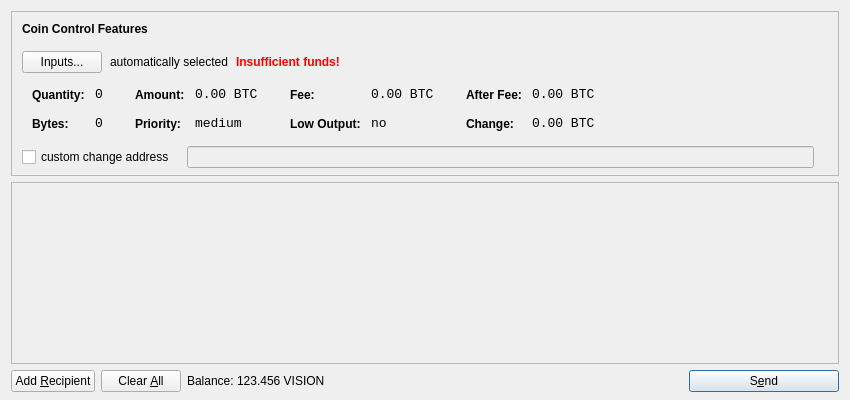
<?xml version="1.0" encoding="UTF-8"?>
<ui version="4.0">
 <class>SendCoinsDialog</class>
 <widget class="QDialog" name="SendCoinsDialog">
  <property name="geometry">
   <rect>
    <x>0</x>
    <y>0</y>
    <width>850</width>
    <height>400</height>
   </rect>
  </property>
  <property name="windowTitle">
   <string>Send Coins</string>
  </property>
  <layout class="QVBoxLayout" name="verticalLayout" stretch="0,1,0">
   <property name="bottomMargin">
    <number>8</number>
   </property>
   <item>
    <widget class="QFrame" name="frameCoinControl">
     <property name="sizePolicy">
      <sizepolicy hsizetype="Expanding" vsizetype="Expanding">
       <horstretch>0</horstretch>
       <verstretch>0</verstretch>
      </sizepolicy>
     </property>
     <property name="maximumSize">
      <size>
       <width>16777215</width>
       <height>16777215</height>
      </size>
     </property>
     <property name="frameShape">
      <enum>QFrame::StyledPanel</enum>
     </property>
     <property name="frameShadow">
      <enum>QFrame::Sunken</enum>
     </property>
     <layout class="QVBoxLayout" name="verticalLayoutCoinControl2">
      <property name="spacing">
       <number>-1</number>
      </property>
      <property name="leftMargin">
       <number>0</number>
      </property>
      <property name="topMargin">
       <number>0</number>
      </property>
      <property name="rightMargin">
       <number>0</number>
      </property>
      <property name="bottomMargin">
       <number>6</number>
      </property>
      <item>
       <layout class="QVBoxLayout" name="verticalLayoutCoinControl" stretch="0,0,0,0,1">
        <property name="spacing">
         <number>0</number>
        </property>
        <property name="leftMargin">
         <number>10</number>
        </property>
        <property name="topMargin">
         <number>10</number>
        </property>
        <item>
         <layout class="QHBoxLayout" name="horizontalLayoutCoinControl1">
          <property name="bottomMargin">
           <number>15</number>
          </property>
          <item>
           <widget class="QLabel" name="labelCoinControlFeatures">
            <property name="sizePolicy">
             <sizepolicy hsizetype="Preferred" vsizetype="Maximum">
              <horstretch>0</horstretch>
              <verstretch>0</verstretch>
             </sizepolicy>
            </property>
            <property name="font">
             <font>
              <weight>75</weight>
              <bold>true</bold>
             </font>
            </property>
            <property name="styleSheet">
             <string notr="true">font-weight:bold;</string>
            </property>
            <property name="text">
             <string>Coin Control Features</string>
            </property>
           </widget>
          </item>
         </layout>
        </item>
        <item>
         <layout class="QHBoxLayout" name="horizontalLayoutCoinControl2" stretch="0,0,0,0">
          <property name="spacing">
           <number>8</number>
          </property>
          <property name="bottomMargin">
           <number>10</number>
          </property>
          <item>
           <widget class="QPushButton" name="pushButtonCoinControl">
            <property name="styleSheet">
             <string notr="true"/>
            </property>
            <property name="text">
             <string>Inputs...</string>
            </property>
           </widget>
          </item>
          <item>
           <widget class="QLabel" name="labelCoinControlAutomaticallySelected">
            <property name="text">
             <string>automatically selected</string>
            </property>
            <property name="margin">
             <number>5</number>
            </property>
           </widget>
          </item>
          <item>
           <widget class="QLabel" name="labelCoinControlInsuffFunds">
            <property name="font">
             <font>
              <weight>75</weight>
              <bold>true</bold>
             </font>
            </property>
            <property name="styleSheet">
             <string notr="true">color:red;font-weight:bold;</string>
            </property>
            <property name="text">
             <string>Insufficient funds!</string>
            </property>
            <property name="margin">
             <number>5</number>
            </property>
           </widget>
          </item>
          <item>
           <spacer name="horizontalSpacerCoinControl">
            <property name="orientation">
             <enum>Qt::Horizontal</enum>
            </property>
            <property name="sizeHint" stdset="0">
             <size>
              <width>40</width>
              <height>1</height>
             </size>
            </property>
           </spacer>
          </item>
         </layout>
        </item>
        <item>
         <widget class="QWidget" name="widgetCoinControl" native="true">
          <property name="sizePolicy">
           <sizepolicy hsizetype="Preferred" vsizetype="Preferred">
            <horstretch>0</horstretch>
            <verstretch>0</verstretch>
           </sizepolicy>
          </property>
          <property name="minimumSize">
           <size>
            <width>0</width>
            <height>0</height>
           </size>
          </property>
          <property name="styleSheet">
           <string notr="true"/>
          </property>
          <layout class="QHBoxLayout" name="horizontalLayoutCoinControl5">
           <property name="margin">
            <number>0</number>
           </property>
           <item>
            <layout class="QHBoxLayout" name="horizontalLayoutCoinControl3" stretch="0,0,0,1">
             <property name="spacing">
              <number>20</number>
             </property>
             <property name="topMargin">
              <number>0</number>
             </property>
             <property name="bottomMargin">
              <number>10</number>
             </property>
             <item>
              <layout class="QFormLayout" name="formLayoutCoinControl1">
               <property name="horizontalSpacing">
                <number>10</number>
               </property>
               <property name="verticalSpacing">
                <number>14</number>
               </property>
               <property name="leftMargin">
                <number>10</number>
               </property>
               <property name="topMargin">
                <number>4</number>
               </property>
               <property name="rightMargin">
                <number>6</number>
               </property>
               <item row="0" column="0">
                <widget class="QLabel" name="labelCoinControlQuantityText">
                 <property name="styleSheet">
                  <string notr="true">font-weight:bold;</string>
                 </property>
                 <property name="text">
                  <string>Quantity:</string>
                 </property>
                 <property name="margin">
                  <number>0</number>
                 </property>
                </widget>
               </item>
               <item row="0" column="1">
                <widget class="QLabel" name="labelCoinControlQuantity">
                 <property name="font">
                  <font>
                   <family>Monospace</family>
                   <pointsize>10</pointsize>
                  </font>
                 </property>
                 <property name="cursor">
                  <cursorShape>IBeamCursor</cursorShape>
                 </property>
                 <property name="contextMenuPolicy">
                  <enum>Qt::ActionsContextMenu</enum>
                 </property>
                 <property name="text">
                  <string notr="true">0</string>
                 </property>
                 <property name="margin">
                  <number>0</number>
                 </property>
                 <property name="textInteractionFlags">
                  <set>Qt::LinksAccessibleByMouse|Qt::TextSelectableByKeyboard|Qt::TextSelectableByMouse</set>
                 </property>
                </widget>
               </item>
               <item row="1" column="0">
                <widget class="QLabel" name="labelCoinControlBytesText">
                 <property name="styleSheet">
                  <string notr="true">font-weight:bold;</string>
                 </property>
                 <property name="text">
                  <string>Bytes:</string>
                 </property>
                </widget>
               </item>
               <item row="1" column="1">
                <widget class="QLabel" name="labelCoinControlBytes">
                 <property name="font">
                  <font>
                   <family>Monospace</family>
                   <pointsize>10</pointsize>
                  </font>
                 </property>
                 <property name="cursor">
                  <cursorShape>IBeamCursor</cursorShape>
                 </property>
                 <property name="contextMenuPolicy">
                  <enum>Qt::ActionsContextMenu</enum>
                 </property>
                 <property name="text">
                  <string notr="true">0</string>
                 </property>
                 <property name="textInteractionFlags">
                  <set>Qt::LinksAccessibleByMouse|Qt::TextSelectableByKeyboard|Qt::TextSelectableByMouse</set>
                 </property>
                </widget>
               </item>
              </layout>
             </item>
             <item>
              <layout class="QFormLayout" name="formLayoutCoinControl2">
               <property name="horizontalSpacing">
                <number>10</number>
               </property>
               <property name="verticalSpacing">
                <number>14</number>
               </property>
               <property name="leftMargin">
                <number>6</number>
               </property>
               <property name="topMargin">
                <number>4</number>
               </property>
               <property name="rightMargin">
                <number>6</number>
               </property>
               <item row="0" column="0">
                <widget class="QLabel" name="labelCoinControlAmountText">
                 <property name="styleSheet">
                  <string notr="true">font-weight:bold;</string>
                 </property>
                 <property name="text">
                  <string>Amount:</string>
                 </property>
                 <property name="margin">
                  <number>0</number>
                 </property>
                </widget>
               </item>
               <item row="0" column="1">
                <widget class="QLabel" name="labelCoinControlAmount">
                 <property name="font">
                  <font>
                   <family>Monospace</family>
                   <pointsize>10</pointsize>
                  </font>
                 </property>
                 <property name="cursor">
                  <cursorShape>IBeamCursor</cursorShape>
                 </property>
                 <property name="contextMenuPolicy">
                  <enum>Qt::ActionsContextMenu</enum>
                 </property>
                 <property name="text">
                  <string notr="true">0.00 BTC</string>
                 </property>
                 <property name="textInteractionFlags">
                  <set>Qt::LinksAccessibleByMouse|Qt::TextSelectableByKeyboard|Qt::TextSelectableByMouse</set>
                 </property>
                </widget>
               </item>
               <item row="1" column="0">
                <widget class="QLabel" name="labelCoinControlPriorityText">
                 <property name="styleSheet">
                  <string notr="true">font-weight:bold;</string>
                 </property>
                 <property name="text">
                  <string>Priority:</string>
                 </property>
                </widget>
               </item>
               <item row="1" column="1">
                <widget class="QLabel" name="labelCoinControlPriority">
                 <property name="font">
                  <font>
                   <family>Monospace</family>
                   <pointsize>10</pointsize>
                  </font>
                 </property>
                 <property name="cursor">
                  <cursorShape>IBeamCursor</cursorShape>
                 </property>
                 <property name="contextMenuPolicy">
                  <enum>Qt::ActionsContextMenu</enum>
                 </property>
                 <property name="text">
                  <string>medium</string>
                 </property>
                 <property name="textInteractionFlags">
                  <set>Qt::LinksAccessibleByMouse|Qt::TextSelectableByKeyboard|Qt::TextSelectableByMouse</set>
                 </property>
                </widget>
               </item>
              </layout>
             </item>
             <item>
              <layout class="QFormLayout" name="formLayoutCoinControl3">
               <property name="horizontalSpacing">
                <number>10</number>
               </property>
               <property name="verticalSpacing">
                <number>14</number>
               </property>
               <property name="leftMargin">
                <number>6</number>
               </property>
               <property name="topMargin">
                <number>4</number>
               </property>
               <property name="rightMargin">
                <number>6</number>
               </property>
               <item row="0" column="0">
                <widget class="QLabel" name="labelCoinControlFeeText">
                 <property name="styleSheet">
                  <string notr="true">font-weight:bold;</string>
                 </property>
                 <property name="text">
                  <string>Fee:</string>
                 </property>
                 <property name="margin">
                  <number>0</number>
                 </property>
                </widget>
               </item>
               <item row="0" column="1">
                <widget class="QLabel" name="labelCoinControlFee">
                 <property name="font">
                  <font>
                   <family>Monospace</family>
                   <pointsize>10</pointsize>
                  </font>
                 </property>
                 <property name="cursor">
                  <cursorShape>IBeamCursor</cursorShape>
                 </property>
                 <property name="contextMenuPolicy">
                  <enum>Qt::ActionsContextMenu</enum>
                 </property>
                 <property name="text">
                  <string notr="true">0.00 BTC</string>
                 </property>
                 <property name="textInteractionFlags">
                  <set>Qt::LinksAccessibleByMouse|Qt::TextSelectableByKeyboard|Qt::TextSelectableByMouse</set>
                 </property>
                </widget>
               </item>
               <item row="1" column="0">
                <widget class="QLabel" name="labelCoinControlLowOutputText">
                 <property name="styleSheet">
                  <string notr="true">font-weight:bold;</string>
                 </property>
                 <property name="text">
                  <string>Low Output:</string>
                 </property>
                </widget>
               </item>
               <item row="1" column="1">
                <widget class="QLabel" name="labelCoinControlLowOutput">
                 <property name="font">
                  <font>
                   <family>Monospace</family>
                   <pointsize>10</pointsize>
                  </font>
                 </property>
                 <property name="cursor">
                  <cursorShape>IBeamCursor</cursorShape>
                 </property>
                 <property name="contextMenuPolicy">
                  <enum>Qt::ActionsContextMenu</enum>
                 </property>
                 <property name="text">
                  <string>no</string>
                 </property>
                 <property name="textInteractionFlags">
                  <set>Qt::LinksAccessibleByMouse|Qt::TextSelectableByKeyboard|Qt::TextSelectableByMouse</set>
                 </property>
                </widget>
               </item>
              </layout>
             </item>
             <item>
              <layout class="QFormLayout" name="formLayoutCoinControl4">
               <property name="horizontalSpacing">
                <number>10</number>
               </property>
               <property name="verticalSpacing">
                <number>14</number>
               </property>
               <property name="leftMargin">
                <number>6</number>
               </property>
               <property name="topMargin">
                <number>4</number>
               </property>
               <property name="rightMargin">
                <number>6</number>
               </property>
               <item row="0" column="0">
                <widget class="QLabel" name="labelCoinControlAfterFeeText">
                 <property name="styleSheet">
                  <string notr="true">font-weight:bold;</string>
                 </property>
                 <property name="text">
                  <string>After Fee:</string>
                 </property>
                 <property name="margin">
                  <number>0</number>
                 </property>
                </widget>
               </item>
               <item row="0" column="1">
                <widget class="QLabel" name="labelCoinControlAfterFee">
                 <property name="font">
                  <font>
                   <family>Monospace</family>
                   <pointsize>10</pointsize>
                  </font>
                 </property>
                 <property name="cursor">
                  <cursorShape>IBeamCursor</cursorShape>
                 </property>
                 <property name="contextMenuPolicy">
                  <enum>Qt::ActionsContextMenu</enum>
                 </property>
                 <property name="text">
                  <string notr="true">0.00 BTC</string>
                 </property>
                 <property name="textInteractionFlags">
                  <set>Qt::LinksAccessibleByMouse|Qt::TextSelectableByKeyboard|Qt::TextSelectableByMouse</set>
                 </property>
                </widget>
               </item>
               <item row="1" column="0">
                <widget class="QLabel" name="labelCoinControlChangeText">
                 <property name="styleSheet">
                  <string notr="true">font-weight:bold;</string>
                 </property>
                 <property name="text">
                  <string>Change:</string>
                 </property>
                </widget>
               </item>
               <item row="1" column="1">
                <widget class="QLabel" name="labelCoinControlChange">
                 <property name="font">
                  <font>
                   <family>Monospace</family>
                   <pointsize>10</pointsize>
                  </font>
                 </property>
                 <property name="cursor">
                  <cursorShape>IBeamCursor</cursorShape>
                 </property>
                 <property name="contextMenuPolicy">
                  <enum>Qt::ActionsContextMenu</enum>
                 </property>
                 <property name="text">
                  <string notr="true">0.00 BTC</string>
                 </property>
                 <property name="textInteractionFlags">
                  <set>Qt::LinksAccessibleByMouse|Qt::TextSelectableByKeyboard|Qt::TextSelectableByMouse</set>
                 </property>
                </widget>
               </item>
              </layout>
             </item>
            </layout>
           </item>
          </layout>
         </widget>
        </item>
        <item>
         <layout class="QHBoxLayout" name="horizontalLayoutCoinControl4" stretch="0,0,0">
          <property name="spacing">
           <number>12</number>
          </property>
          <property name="sizeConstraint">
           <enum>QLayout::SetDefaultConstraint</enum>
          </property>
          <property name="topMargin">
           <number>5</number>
          </property>
          <property name="rightMargin">
           <number>5</number>
          </property>
          <item>
           <widget class="QCheckBox" name="checkBoxCoinControlChange">
            <property name="text">
             <string>custom change address</string>
            </property>
           </widget>
          </item>
          <item>
           <widget class="QLineEdit" name="lineEditCoinControlChange">
            <property name="enabled">
             <bool>false</bool>
            </property>
            <property name="sizePolicy">
             <sizepolicy hsizetype="Expanding" vsizetype="Fixed">
              <horstretch>0</horstretch>
              <verstretch>0</verstretch>
             </sizepolicy>
            </property>
           </widget>
          </item>
          <item>
           <widget class="QLabel" name="labelCoinControlChangeLabel">
            <property name="sizePolicy">
             <sizepolicy hsizetype="Preferred" vsizetype="Expanding">
              <horstretch>0</horstretch>
              <verstretch>0</verstretch>
             </sizepolicy>
            </property>
            <property name="minimumSize">
             <size>
              <width>0</width>
              <height>0</height>
             </size>
            </property>
            <property name="text">
             <string/>
            </property>
            <property name="margin">
             <number>3</number>
            </property>
           </widget>
          </item>
         </layout>
        </item>
        <item>
         <spacer name="verticalSpacerCoinControl">
          <property name="orientation">
           <enum>Qt::Vertical</enum>
          </property>
          <property name="sizeHint" stdset="0">
           <size>
            <width>800</width>
            <height>1</height>
           </size>
          </property>
         </spacer>
        </item>
       </layout>
      </item>
     </layout>
    </widget>
   </item>
   <item>
    <widget class="QScrollArea" name="scrollArea">
     <property name="widgetResizable">
      <bool>true</bool>
     </property>
     <widget class="QWidget" name="scrollAreaWidgetContents">
      <property name="geometry">
       <rect>
        <x>0</x>
        <y>0</y>
        <width>830</width>
        <height>165</height>
       </rect>
      </property>
      <layout class="QVBoxLayout" name="verticalLayout_2">
       <property name="margin">
        <number>0</number>
       </property>
       <item>
        <layout class="QVBoxLayout" name="entries">
         <property name="spacing">
          <number>6</number>
         </property>
        </layout>
       </item>
       <item>
        <spacer name="verticalSpacer">
         <property name="orientation">
          <enum>Qt::Vertical</enum>
         </property>
         <property name="sizeHint" stdset="0">
          <size>
           <width>20</width>
           <height>40</height>
          </size>
         </property>
        </spacer>
       </item>
      </layout>
     </widget>
    </widget>
   </item>
   <item>
    <layout class="QHBoxLayout" name="horizontalLayout">
     <item>
      <widget class="QPushButton" name="addButton">
       <property name="toolTip">
        <string>Send to multiple recipients at once</string>
       </property>
       <property name="text">
        <string>Add &amp;Recipient</string>
       </property>
       <property name="icon">
        <iconset resource="../bitcoin.qrc">
         <normaloff>:/icons/add</normaloff>:/icons/add</iconset>
       </property>
       <property name="autoDefault">
        <bool>false</bool>
       </property>
      </widget>
     </item>
     <item>
      <widget class="QPushButton" name="clearButton">
       <property name="sizePolicy">
        <sizepolicy hsizetype="Minimum" vsizetype="Fixed">
         <horstretch>0</horstretch>
         <verstretch>0</verstretch>
        </sizepolicy>
       </property>
       <property name="toolTip">
        <string>Remove all transaction fields</string>
       </property>
       <property name="text">
        <string>Clear &amp;All</string>
       </property>
       <property name="icon">
        <iconset resource="../bitcoin.qrc">
         <normaloff>:/icons/remove</normaloff>:/icons/remove</iconset>
       </property>
       <property name="autoRepeatDelay">
        <number>300</number>
       </property>
       <property name="autoDefault">
        <bool>false</bool>
       </property>
      </widget>
     </item>
     <item>
      <layout class="QHBoxLayout" name="horizontalLayout_2">
       <property name="spacing">
        <number>3</number>
       </property>
       <item>
        <widget class="QLabel" name="label">
         <property name="text">
          <string>Balance:</string>
         </property>
        </widget>
       </item>
       <item>
        <widget class="QLabel" name="labelBalance">
         <property name="cursor">
          <cursorShape>IBeamCursor</cursorShape>
         </property>
         <property name="text">
          <string>123.456 VISION</string>
         </property>
         <property name="textInteractionFlags">
          <set>Qt::LinksAccessibleByMouse|Qt::TextSelectableByKeyboard|Qt::TextSelectableByMouse</set>
         </property>
        </widget>
       </item>
      </layout>
     </item>
     <item>
      <spacer name="horizontalSpacer">
       <property name="orientation">
        <enum>Qt::Horizontal</enum>
       </property>
       <property name="sizeHint" stdset="0">
        <size>
         <width>40</width>
         <height>20</height>
        </size>
       </property>
      </spacer>
     </item>
     <item>
      <widget class="QPushButton" name="sendButton">
       <property name="minimumSize">
        <size>
         <width>150</width>
         <height>0</height>
        </size>
       </property>
       <property name="toolTip">
        <string>Confirm the send action</string>
       </property>
       <property name="text">
        <string>S&amp;end</string>
       </property>
       <property name="icon">
        <iconset resource="../bitcoin.qrc">
         <normaloff>:/icons/send</normaloff>:/icons/send</iconset>
       </property>
       <property name="default">
        <bool>true</bool>
       </property>
      </widget>
     </item>
    </layout>
   </item>
  </layout>
 </widget>
 <resources>
  <include location="../bitcoin.qrc"/>
 </resources>
 <connections/>
</ui>
